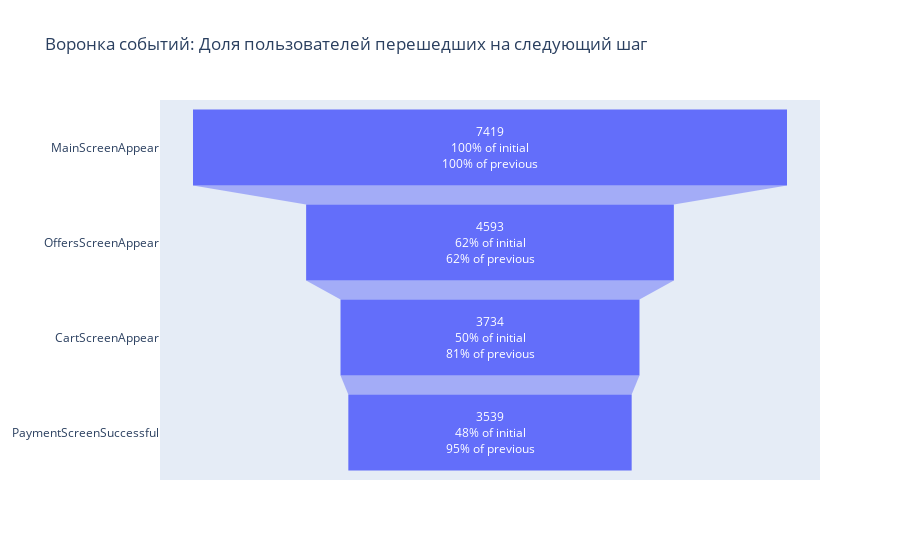

Notebook cell for this chart:
### Code cell
#  построение графика воронки событий 
event_grouped = event_grouped.sort_values(by='total_event', ascending=False)
fig = go.Figure()
fig.add_trace(go.Funnel(
    name = 'proportion_of_users',
    y =  event_grouped.loc[0:3, 'event_name'],
    x = event_grouped.loc[0:3,'total_users'],
    textinfo = "value+percent initial+percent previous")
             )

fig.update_layout(title={'text': "Воронка событий: Доля пользователей перешедших на следующий шаг"})

fig.show()

### Figure 1 — Plotly figure (JSON) as saved in the notebook; plotly's stock layout.template omitted (floating-point values rounded to 4 significant figures)
{"data": [{"name": "proportion_of_users", "textinfo": "value+percent initial+percent previous", "type": "funnel", "x": [7419, 4593, 3734, 3539], "y": ["MainScreenAppear", "OffersScreenAppear", "CartScreenAppear", "PaymentScreenSuccessful"]}], "layout": {"title": {"text": "Воронка событий: Доля пользователей перешедших на следующий шаг"}}}
